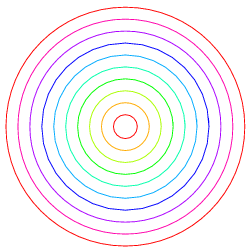
#> input picture tests/test_data/10_circles_colour.gif, 252 x 252 px
$ python example_plot.py
#> lines starting #> are read from the running program, lines starting #| are printed output that depends on the picture
### image_loader.py
# -*- coding: utf-8 -*-
"""
Load an image to a numpy array
Created on Fri Jan  8 11:23:56 2016

@author: laurence
"""
import matplotlib.pyplot as plt


def load_image(filename):
    """
    Load an image from `filename` and return a `numpy.array`
    Parameters
    ----------
    filename:
        path to an image file

    Returns
    -------
    image as a numpy array

    *   for grayscale images, the return array is MxN.
    *   for RGB images, the return value is MxNx3.
    *   for RGBA images the return value is MxNx4.

    Side Effects
    ------------
    None
    """
#> called with filename = './tests/test_data/10_circles_colour.gif'
    image = plt.imread(filename)
#> image is the input picture: shape (252, 252, 4); mean R, G, B, A 24.2, 20.8, 24.5, 31.6
    return image

### edge_detection.py
# -*- coding: utf-8 -*-
"""
Wrapper for scikit-image Canny edge detector

Created on Fri Jan  8 11:16:40 2016

@author: laurence
"""
from skimage.feature import canny
from skimage.color import rgb2gray


def detect_edge(image_array, sigma=1.0,
                low_threshold=None, high_threshold=None):
    """
    Detect the edges in an image using the Canny filter

    Parameters
    ----------
    image_array

    Returns
    -------
    array with edges identified

    Side Effects
    ------------
    None
    """
#> called with sigma = 1
    gscale = rgb2gray(image_array)
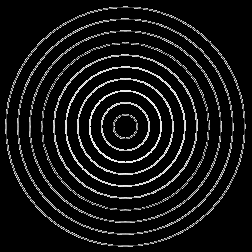
#> gscale: shape (252, 252) float64; min 0, max 0.991, mean 0.0854
    edges = canny(gscale)
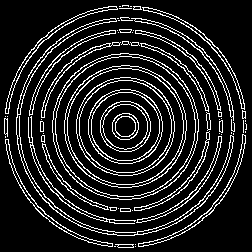
#> edges: shape (252, 252) bool; 14% white in thin lines or dots
    return edges

### example_plot.py
# -*- coding: utf-8 -*-
"""
Created on Fri Jan  8 12:14:47 2016

@author: laurence
"""

from image_loader import load_image
from edge_detection import detect_edge

import os.path as pth
import matplotlib.pyplot as plt


def plot_test_image_and_edges():
    """
    example to plot an image and the detected edges
    """
    test_file = pth.join('.', 'tests', 'test_data', '10_circles_colour.gif')
    image_in = load_image(test_file)
    edges = detect_edge(image_in)
    fig, axes = plt.subplots(nrows=1, ncols=2)
    ax_orig = axes[0]
    ax_edges = axes[1]
    ax_orig.imshow(image_in)
    ax_edges.imshow(edges)
    fig.show()
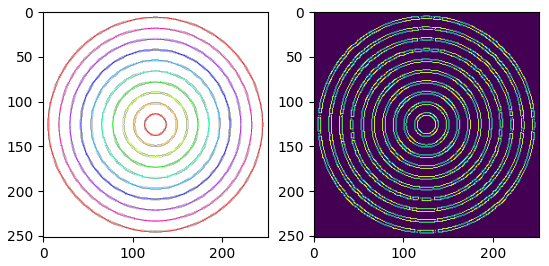
#> figure drawn by matplotlib, 2 panels

if '__main__' == __name__:
    plot_test_image_and_edges()

$ run again, with tests/test_data/fake_rings.jpg saved as tests/test_data/10_circles_colour.gif
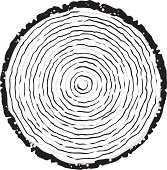
#> input picture tests/test_data/fake_rings.jpg, 167 x 170 px
#> in load_image, image is the input picture: shape (170, 167, 4); mean R, G, B, A 206.9, 205.5, 205.9, 255
#> in detect_edge, `edges = canny(gscale)`:
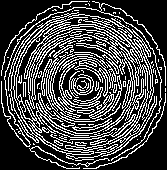
#> edges: shape (170, 167) bool; 27.6% white in thin lines or dots
#> in plot_test_image_and_edges, `fig.show()`:
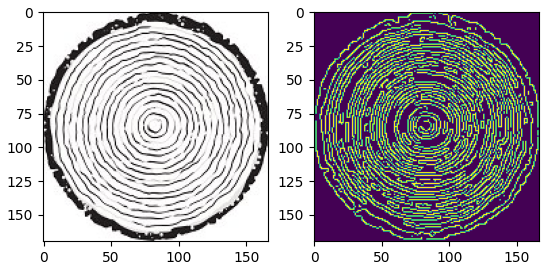
#> figure drawn by matplotlib, 2 panels
